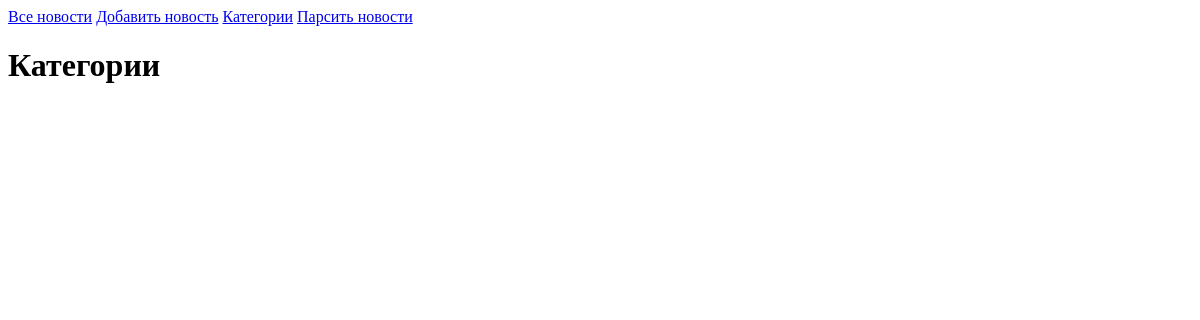
/index.php?r=category/all, run on an earlier commit of the app's database.
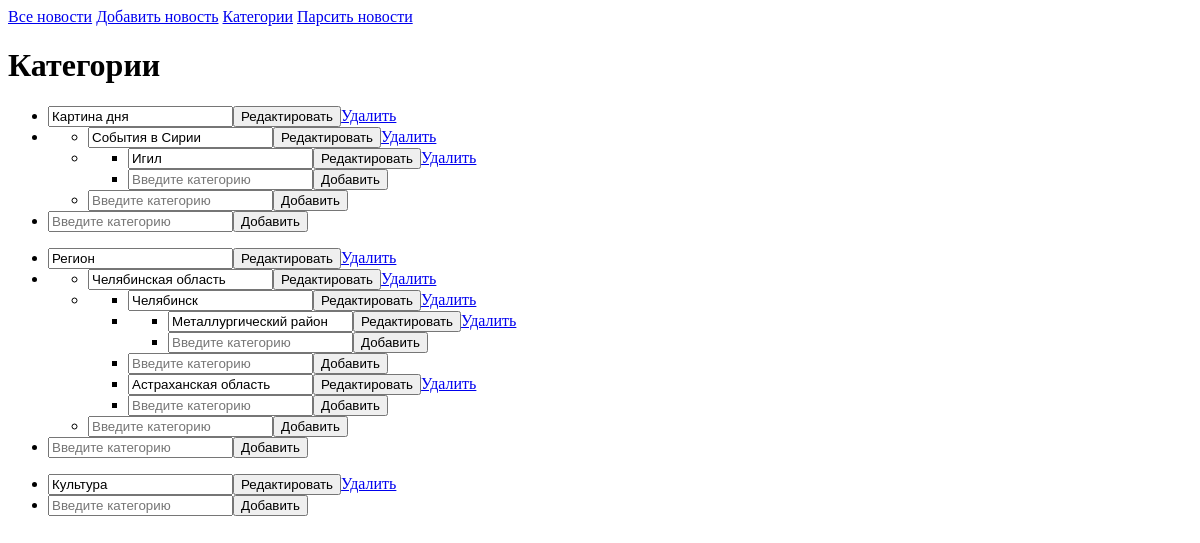
And on a later commit of the database.
### tables this page shows
CREATE TABLE `parent_category` (
  `child_id` int(100) NOT NULL,
  `parent_id` int(100) NOT NULL
);

CREATE TABLE `categories` (
  `category_id` int(100) NOT NULL,
  `name` varchar(100) NOT NULL
);

### application/registry.php (called while the page is built, shortened)
<?php
abstract class Registry {
	protected static $instance = null;
	public static function init($cashe)
	{
		if (is_null(static::$instance)) {
			static::$instance = new static($cashe);
		}
		return;
	}
	public static function getInstance()
	{
		if (!is_null(static::$instance)) {
			return static::$instance;
		}
		throw new Exception("Init registry before access", 1);
		return;
	}
}

### application/queryRegistry.php (called while the page is built, shortened)
<?php
class QueryRegistry extends Registry
{
	private $get;
	private $post;
	protected function __construct($cashe)
	{
		$this->get = $cashe['get'];
		$this->post = $cashe['post'];
	}
	public function getParams()
	{
		if (!$this->post)
		{
			return $this->get;
		}
		return $this->post;
	}
}

### application/configRegistry.php (called while the page is built, shortened)
<?php
class ConfigRegistry extends Registry
{
	protected $db;
	protected $web;
	protected function __construct($cashe)
	{
		$this->db = $cashe['db'];
		$this->web = $cashe['web'];
	}
	public function getDBConfiguration()
	{
		return $this->db;
	}
	public function getWebConfiguration()
	{
		return $this->web;
	}
}

### application/router.php (called while the page is built, shortened)
<?php
class Router
{
	private $controller;
	private $actionParams;
	function __construct($params)
	{
		$this->controller = ConfigRegistry::getInstance()->getWebConfiguration()['defaultController'];
		$this->actionParams = NULL;
		$actionAndController = $params['r'];
		$this->controller = ucfirst(substr($actionAndController, 0, strpos($actionAndController, '/'))).'Controller';
		return;
	}
	public function getController()
	{
		$controller = "\controllers\\{$this->controller}";
		return new $controller;
	}
	public function getParams()
	{
		return $this->actionParams;
	}
}

### application/dataMapper.php (called while the page is built, shortened)
<?php
abstract class DataMapper
{
	private $query;
	private $mysqli;
	public function __construct()
	{
		$dbConfiguration = ConfigRegistry::getInstance()->getDBConfiguration();
		$this->mysqli = new \mysqli($dbConfiguration['host'],
							$dbConfiguration['user'],
							$dbConfiguration['password'],
							$dbConfiguration['name']);
		$this->mysqli->set_charset('utf8');
	}
	public function query($query)
	{
		$this->query = $query;
	}
	public function execute()
	{
		$query = $this->mysqli->query($this->query);
		if (!is_bool($query))
		{
			$results = [];
			while ($row = $query->fetch_assoc()) {
				array_push($results, $row);
			}
			return $results;
		}
		return $query;
	}
}

### controllers/categoryController.php (called while the page is built, shortened)
<?php
class CategoryController extends Controller
{
	public function actionALl($params)
	{
		$categories = new Category;
		$categories->query("SELECT parent_category.child_id as child_id,
		 						   parent_category.parent_id as parent_id,
		 						   categories.name as name
							FROM parent_category
							LEFT JOIN categories
							ON parent_category.child_id = categories.category_id");
		$categories = $categories->execute();
		$dataset = [];
		foreach ($categories as $category) {
			$dataset[$category['child_id']] = $category;
		}
		$tree = [];
		foreach ($dataset as $id => &$node) {
			if (!isset($dataset[$id]['parent_id'])){
				$tree[$id] = &$node;
			}else{
	            $dataset[$node['parent_id']]['children'][$id] = &$node;
			}
		}
		$tree = $tree[0]['children'];
		return $this->render('categories', 'main', ['categories' => $tree]);
	}
}

### index.php (called while the page is built, shortened)
<?php
require_once('config.php');
(new Application($config))->run();

### application/controller.php (called while the page is built, shortened)
<?php
abstract class Controller {
	function render($view, $layout, $params = NULL)
	{
		require dirname(__FILE__)."/../views/{$view}.html.php";
		$content = ob_get_clean();
		require dirname(__FILE__)."/../views/layouts/{$layout}-layout.html.php";
		return ob_get_clean();
	}
}

### widgets/treeView.php (the view, shortened to what this page needs)
<?php
class TreeView implements Widget
{
	public function widget(...$params)
	{
		echo $cat_menu = $this->showCat($params[0]);
	}
	private function tpl($category){
		$item = '<ul><li>'
				.'<form class="form" action="index.php" method="get">'
				.'<input  type="hidden" name="r" value="category/update">'
				."<input type='hidden' name='category_id' value='{$category['child_id']}'>"
				."<input class='input' type='text' name='category_name' value='{$category['name']}'>"
				.'<button class="btn btn-primary" type="submit">Редактировать</button>'
				."<a class='btn btn-danger' href='index.php?r=category/delete&category_id={$category['child_id']}'>Удалить</a>"
				.'</form>'
				.'</li>';
			if(isset($category['children'])){
				$item .= '<li>'. $this->showCat($category['children']) .'</li>';
			}
		$item .= '<form class="form" action="index.php" method="get">'
			  	 .'<li>'
			  	 .'<input  type="hidden" name="r" value="category/add">'
			  	 .'<input  type="hidden" name="parent_id" value="'.$category['child_id'].'">'
					 .'<input class="input" type="text" name="category_name" placeholder="Введите категорию">'
					 ."<button class='btn btn-default' type='submit'>Добавить</button>"
				 .'</li>'
			  .'</form>';
		$item .= '</ul>';
		return $item;
	}
	private function showCat($data){
		$string = '';
		foreach($data as $item){
			$string .= $this->tpl($item);
		}
		return $string;
	}
}

### application/application.php (shortened to what this page needs)
<?php
class Application
{
	public function run()
	{
		try {
			$this->router = new Router(QueryRegistry::getInstance()->getParams());
			$controller = $this->router->getController();
			$action = $this->router->getAction();
			$params = $this->router->getParams();
			echo $controller->$action($params);
		} catch (\Exception $e) {
			echo $e->getMessage();
		}
		return;
	}
}

### views/categories.html.php (shortened to what this page needs)
<h1>Категории</h1>
<?php (new TreeView)->widget($params['categories']) ?>

### views/layouts/main-layout.html.php (shortened to what this page needs)
<!DOCTYPE html>
<html>
<head>
	<link rel="stylesheet/less" type="text/css" href="assets/less/site.less" />
</head>
<body>
	<div class="container">
	<nav>
		<a class="btn btn-default" href="index.php">Все новости</a>
		<a class="btn btn-default" href="index.php?r=news/add">Добавить новость</a>
		<a class="btn btn-default" href="index.php?r=category/all">Категории</a>
		<a class="btn btn-default" href="index.php?r=parse/go">Парсить новости</a>
	</nav>
		<?= $content ?>
	</div>
</body>
</html>

What changed in the data, as far as the page shows it:
added parent_category: category_name "Картина дня", shown under "Категории"
added parent_category: category_name "События в Сирии"
added parent_category: category_name "Игил"
added parent_category: category_name "Регион", shown under "Категории"
added parent_category: category_name "Челябинская область"
added parent_category: category_name "Челябинск"
added parent_category: category_name "Металлургический район"
added parent_category: category_name "Астраханская область"
added parent_category: category_name "Культура", shown under "Категории"
